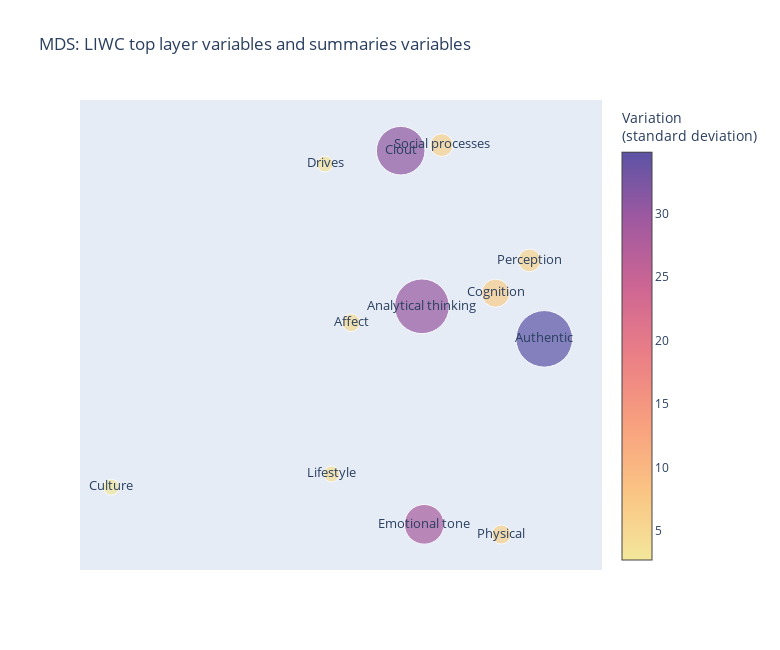

Notebook code for this chart:
### Markdown cell above
#### summary variables and first layer combined

### Code cell
# get the results of MDS
df_sub = mdsForGivenVariable(top_variables+first_leaves)

import plotly.express as px
import plotly.graph_objects as go
import textwrap # Used to automatically wrap the floating window

mean = df_sub['mean']
std = df_sub['std']
fig = go.Figure()
fig.add_trace(go.Scatter(x=df_sub['X'],y=df_sub['Y'],customdata=np.stack((df_sub['description'].apply(lambda t: str(t)).apply(lambda t: "<br>".join(textwrap.wrap(t,40)) # textwrap is a great way to automatically wrap lines
)),axis=-1),
                         marker=dict(
                             size=mean,       # mean 
                             sizemin=8, sizemode='area',sizeref=1.*max(mean)/(40.**2), 
                             color=std, colorscale='Sunset', showscale=True,colorbar_title_text='Variation <br>(standard deviation)',
                         ),
                         text = df_sub['full'],  
                         mode='markers+text',
                         hovertemplate=
        "<b>%{text}</b><br>" +
        "<b>Examples: </b>: %{customdata}<br>"+
        "<b>Mean Value: </b>%{marker.size:,}<br>" +
                         "<b>Variation:</b> %{marker.color:,.1f}" +
        "<extra></extra>",
                         ))

fig.update_layout(title='MDS: LIWC top layer variables and summaries variables',
width=600*1.3,
                     height=500*1.3,)
fig.update_traces(textposition='middle center',textfont_size=13)
fig.update_layout(showlegend=False)
fig.update_xaxes(visible=False)
fig.update_yaxes(visible=False)
fig.show()
fig.write_html("MDS_LIWC top layer variables and summaries variables.html")

### Figure 1 — Plotly figure (JSON) as saved in the notebook; plotly's stock layout.template omitted (floating-point values rounded to 4 significant figures)
{"data": [{"customdata": ["captures the degree to which people use<br>words that suggest formal, logical, and<br>hierarchical thinking patterns.", "refers to the relative social status,<br>confidence, or leadership that people<br>display through their writing or<br>talking.", " tend to speak more spontaneously and do<br>not self-regulate or filter what they<br>are saying.", " the higher the number, the more<br>positive the tone", "we, our, work, us", "you, we, he, she", "car, united states, govern*, phone", "is, was, but, are", "good, well, new, love", "work, home, school, working", "medic*, food*, patients, eye*", "in, out, up, there"], "hovertemplate": "<b>%{text}</b><br><b>Examples: </b>: %{customdata}<br><b>Mean Value: </b>%{marker.size:,}<br><b>Variation:</b> %{marker.color:,.1f}<extra></extra>", "marker": {"color": [30.27, 30.84, 34.83, 28.69, 3.559, 6.025, 2.738, 6.924, 4.678, 3.965, 6.114, 5.673], "colorbar": {"title": {"text": "Variation <br>(standard deviation)"}}, "colorscale": [[0, "rgb(243, 231, 155)"], [0.1667, "rgb(250, 196, 132)"], [0.3333, "rgb(248, 160, 126)"], [0.5, "rgb(235, 127, 134)"], [0.6667, "rgb(206, 102, 147)"], [0.8333, "rgb(160, 89, 160)"], [1, "rgb(92, 83, 165)"]], "showscale": true, "size": [49.8, 39.33, 53.25, 26.17, 3.235, 8.654, 1.41, 13.09, 5.344, 3.594, 6.113, 8.525], "sizemin": 8, "sizemode": "area", "sizeref": 0.03328}, "mode": "markers+text", "text": ["Analytical thinking", "Clout", "Authentic", "Emotional tone", "Drives", "Social processes", "Culture", "Cognition", "Affect", "Lifestyle", "Physical", "Perception"], "textfont": {"size": 13}, "textposition": "middle center", "type": "scatter", "x": [0.05948, -0.02252, 0.5329, 0.06848, -0.3151, 0.1358, -1.142, 0.3446, -0.2141, -0.2898, 0.3667, 0.4756], "y": [0.06552, 0.4411, -0.01306, -0.4607, 0.4088, 0.4545, -0.371, 0.09713, 0.02592, -0.3393, -0.4852, 0.1763]}], "layout": {"height": 650, "showlegend": false, "title": {"text": "MDS: LIWC top layer variables and summaries variables"}, "width": 780, "xaxis": {"visible": false}, "yaxis": {"visible": false}}}
